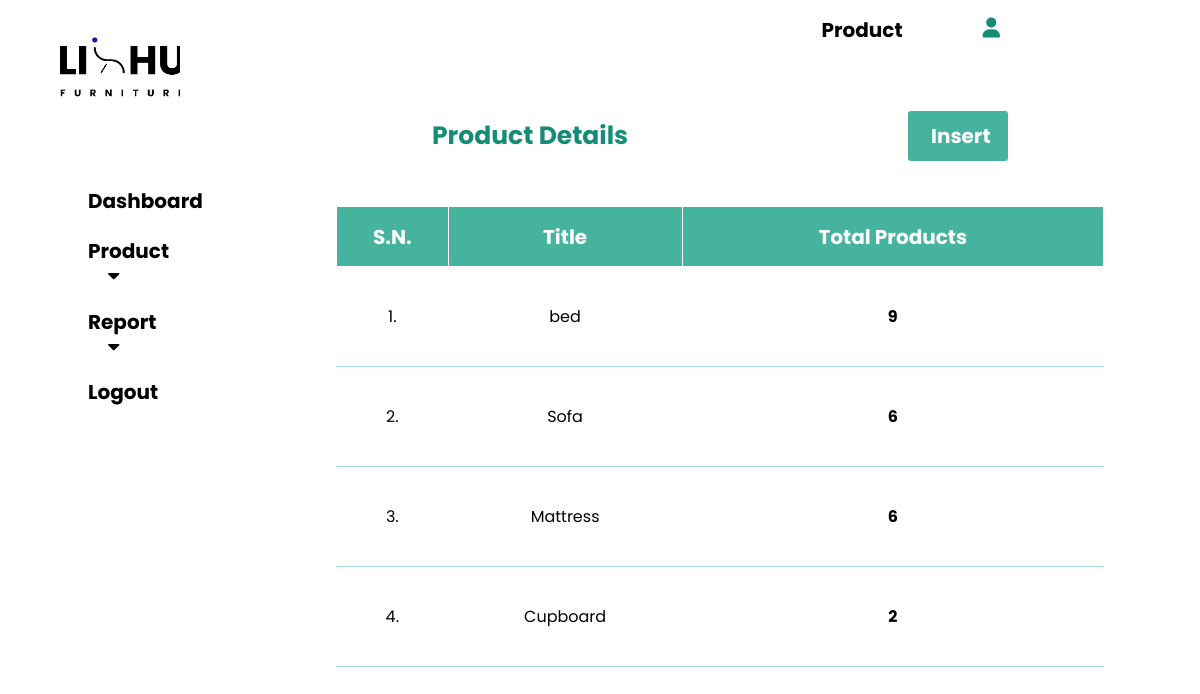
Screenshot of /layout/product_table.php with the database file from the repository.
### tables this page shows
CREATE TABLE `product_tbl` (
  `id` int(20) NOT NULL,
  `Product` varchar(100) NOT NULL,
  `Stock` varchar(100) NOT NULL
);

### layout/product_table.php (the view, shortened to what this page needs)
    <?php include 'header.php';?>
<!DOCTYPE html>
<html>
<head>
</head>
<body>
		<div class="details">
            <div class="hd">
                <h1>Product Details</h1>
                <ul>
                    <a href="product_form.php">Insert</a>
                </ul>
            </div>
			<div class="down">
                <table>
                    <tr>
                        <th>S.N.</th>
                        <th>Title</th>
                        <th>Total Products</th>
                    </tr>
					<?php
                        $conn=mysqli_connect('localhost','root','');
                        $select_result = mysqli_query($conn,"select * from product_tbl where id=1");
                        $total_rows = mysqli_num_rows($select_result);
                        if($total_rows>0)
                        {
                            $sn = 1;
                    ?>
                            <?php
                                while($row=mysqli_fetch_assoc($select_result))
                                {
                                    ?>
                                    <tr>
                                        <td>
                                            <?php echo $sn++; ?>.
                                        </td>
                                        <td>
                                            <?php echo $row['Product'];?>
                                        </td>
                                        <td>
                                            <?php
                                                $query = "SELECT id FROM bed_tbl ORDER BY id";
                                                $query_run = mysqli_query($conn, $query);
                                                $row = mysqli_num_rows($query_run);
                                                echo '<h4>'.$row.'</h4>';
                                            ?>
                                        </td>
                                    </tr>
                <?php }}
                             ?>
                <?php
                        $conn=mysqli_connect('localhost','root','');
                        $select_result = mysqli_query($conn,"select * from product_tbl where id=2");
                        $total_rows = mysqli_num_rows($select_result);
                        if($total_rows>0)
                        {
                            $sn = 2;
                    ?>
                            <?php
                                while($row=mysqli_fetch_assoc($select_result))
                                {
                                    ?>
                                    <tr>
                                        <td>
                                            <?php echo $sn++; ?>.
                                        </td>
                                        <td>
                                            <?php echo $row['Product'];?>
                                        </td>
                                        <td>
                                            <?php
                                                $query = "SELECT id FROM sofa_tbl ORDER BY id";
                                                $query_run = mysqli_query($conn, $query);
                                                $row = mysqli_num_rows($query_run);
                                                echo '<h4>'.$row.'</h4>';
                                            ?>
                                        </td>
                                    </tr>
                <?php }}
                             ?>
                <?php
                        $conn=mysqli_connect('localhost','root','');
                        $select_result = mysqli_query($conn,"select * from product_tbl where id=4");
                        $total_rows = mysqli_num_rows($select_result);
                        if($total_rows>0)
                        {
                            $sn = 3;
                    ?>
                            <?php
                                while($row=mysqli_fetch_assoc($select_result))
                                {
                                    ?>
                                    <tr>
                                        <td>
                                            <?php echo $sn++; ?>.
                                        </td>
                                        <td>
                                            <?php echo $row['Product'];?>
                                        </td>
                                        <td>
                                            <?php
                                                $query = "SELECT id FROM mattress_tbl ORDER BY id";
                                                $query_run = mysqli_query($conn, $query);
                                                $row = mysqli_num_rows($query_run);
                                                echo '<h4>'.$row.'</h4>';
                                            ?>
                                        </td>
                                    </tr>
                <?php }}
                             ?>
                <?php
                        $conn=mysqli_connect('localhost','root','');
                        $select_result = mysqli_query($conn,"select * from product_tbl where id=5");
                        $total_rows = mysqli_num_rows($select_result);
                        if($total_rows>0)
                        {
                            $sn = 4;
                    ?>
                            <?php
                                while($row=mysqli_fetch_assoc($select_result))
                                {
                                    ?>
                                    <tr>
                                        <td>
                                            <?php echo $sn++; ?>.
                                        </td>
                                        <td>
                                            <?php echo $row['Product'];?>
                                        </td>
                                        <td>
                                            <?php
                                                $query = "SELECT id FROM cupboard_tbl ORDER BY id";
                                                $query_run = mysqli_query($conn, $query);
                                                $row = mysqli_num_rows($query_run);
                                                echo '<h4>'.$row.'</h4>';
                                            ?>
                                        </td>
                                    </tr>
                <?php }}
                             ?>
				</table>
			</div>
		</div>
</body>
</html>

### layout/header.php (style rules this page uses)
* { padding: 0; margin: 0; text-decoration: none; list-style: none; box-sizing: border-box; font-family: 'Poppins', sans-serif; }

### layout/product_table.php (style rules this page uses)
* { padding: 0; margin: 0; text-decoration: none; list-style: none; box-sizing: border-box; font-family: 'Poppins', sans-serif; }
.details { height: 700px; width: 80%; float: right; margin-top: 8%; justify-content: center; align-items: center; text-align: center; }
.details .hd { height: 80px; width: 100%; display: flex; justify-content: center; align-items: center; }
h1 { font-size: 25px; font-weight: bold; text-align: center; color: #138D75; margin-left: 20%; }
.hd ul { background-color: #45B39D; height: 50px; width: 100px; text-align: center; justify-content: center; align-items: center; border-radius: 3px; padding: 10px 23px; margin-right: 20%; margin-left: auto; }
.hd a { text-decoration: none; font-size: 20px; font-weight: bold; color: #fff; }
.down { margin-top: 30px; width: 80%; height: 600px; margin-right: auto; margin-left: auto; }
table { border-collapse: collapse; width: 100%; table-layout: auto; }
.down table th { background-color: #45B39D; color: #fff; height: 60px; font-size: 20px; }
table td { height: 100px; background-color: #fff; color: #000; border-bottom: 1px solid #A3E4D7; border-radius: 3px; }

### rows the page displays
product_tbl: Product "bed", row "9"
product_tbl: Product "Sofa", row "6"
product_tbl: Product "Mattress", row "6"
product_tbl: Product "Cupboard", row "2"
